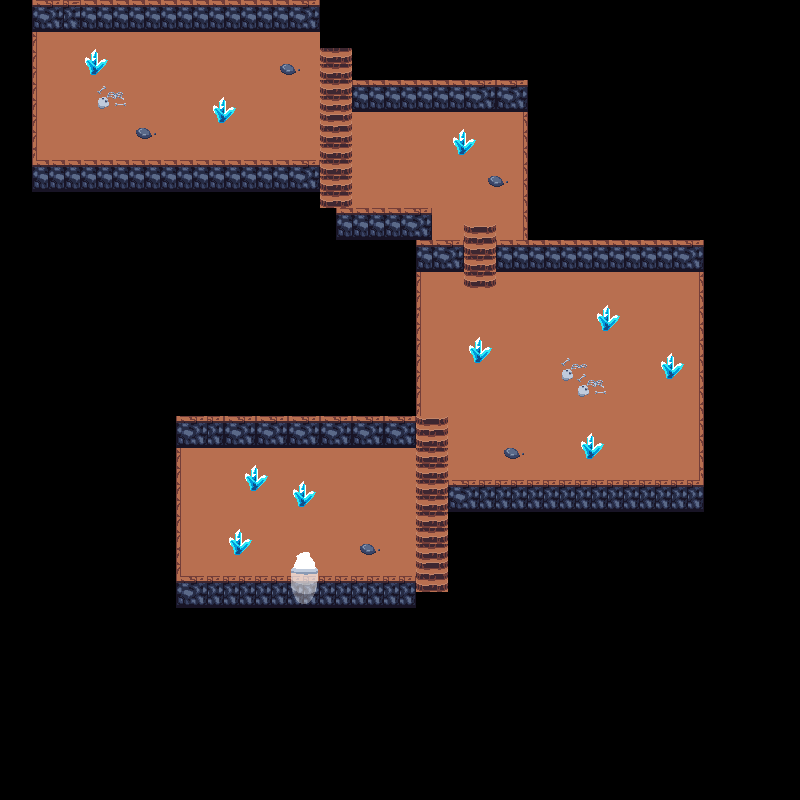

A level layout from a 2D game, rendered from its tile map. Below: a short description, then the map file with tile-grid data replaced by summaries:
An orthogonal 50x50 tile map with 16x16 px tiles, 3 tile layers (floor, stairs, decorations) and 40 objects (36x collision, legolas_path1, legolas_path2, exit_dungeon, spawn_dungeon).

<map version="1.9" tiledversion="1.9.2" orientation="orthogonal" renderorder="right-down" width="50" height="50" tilewidth="16" tileheight="16" infinite="0" nextlayerid="6" nextobjectid="43">
 <tileset firstgid="1" source="dungeon.tsx" />
 <layer id="1" name="floor" width="50" height="50">
  <data>[2500 cells, 774 non-empty, 22 distinct tile ids]</data>
 </layer>
 <layer id="2" name="stairs" width="50" height="50">
  <data>[2500 cells, 389 non-empty, 25 distinct tile ids]</data>
 </layer>
 <layer id="3" name="decorations" width="50" height="50">
  <data>[2500 cells, 79 non-empty, 20 distinct tile ids]</data>
 </layer>
 <objectgroup id="5" name="NPCPaths">
  <object id="40" name="legolas_path1" x="48.3333" y="63.6667" width="16" height="15.6667" />
  <object id="41" name="legolas_path2" x="48" y="127.667" width="16.3333" height="16.3333" />
 </objectgroup>
 <objectgroup id="4" name="Objects">
  <object id="1" name="collision" x="31.2945" y="0" width="287.34" height="29.872" />
  <object id="2" name="collision" x="30.6667" y="30.6667" width="6" height="128" />
  <object id="3" name="collision" x="31.3333" y="158" width="288" height="33.3333" />
  <object id="5" name="collision" x="352" y="80" width="176" height="32" />
  <object id="6" name="collision" x="520.667" y="112.667" width="6.66667" height="126" />
  <object id="7" name="collision" x="336.667" y="208.667" width="95.3333" height="30.6667" />
  <object id="8" name="collision" x="416.667" y="238.667" width="47.3333" height="33.3333" />
  <object id="9" name="collision" x="496" y="240" width="208" height="31.3333" />
  <object id="10" name="collision" x="699.333" y="272" width="4.66667" height="213.333" />
  <object id="11" name="collision" x="448" y="480" width="255.333" height="31.3333" />
  <object id="12" name="collision" x="415.333" y="273.333" width="6" height="142.667" />
  <object id="13" name="collision" x="176" y="415.333" width="238.667" height="32.6667" />
  <object id="14" name="collision" x="174.667" y="448.667" width="4.66667" height="126" />
  <object id="15" name="collision" x="176" y="574.667" width="240" height="32.6667" />
  <object id="16" name="collision" x="448" y="513.333" width="10.6667" height="78" />
  <object id="17" name="collision" x="417.333" y="592" width="30" height="7.33333" />
  <object id="18" name="collision" x="314" y="192.667" width="6" height="16" />
  <object id="19" name="collision" x="321.333" y="208" width="14.6667" height="8.66667" />
  <object id="20" name="collision" x="321.333" y="27.3333" width="6.66667" height="18.6667" />
  <object id="21" name="collision" x="320.667" y="38.6667" width="30.6667" height="8" />
  <object id="22" name="collision" x="353.333" y="48" width="8" height="32" />
  <object id="23" name="exit_dungeon" x="290.667" y="551.333" width="27.3333" height="55.3333" />
  <object id="24" name="spawn_dungeon" x="331.333" y="528.667">
   <point />
  </object>
  <object id="25" name="collision" x="243.333" y="464.667" width="24.6667" height="26.6667" />
  <object id="26" name="collision" x="290" y="479.333" width="25.3333" height="28.6667" />
  <object id="27" name="collision" x="227.333" y="527.333" width="24" height="28.6667" />
  <object id="28" name="collision" x="357.333" y="541.333" width="19.3333" height="13.3333" />
  <object id="29" name="collision" x="503.333" y="444" width="16.6667" height="14.6667" />
  <object id="30" name="collision" x="468" y="336" width="23.3333" height="27.3333" />
  <object id="31" name="collision" x="580" y="431.333" width="24" height="29.3333" />
  <object id="32" name="collision" x="596.667" y="303.333" width="23.3333" height="27.3333" />
  <object id="33" name="collision" x="660" y="354" width="24.6667" height="28" />
  <object id="34" name="collision" x="450" y="128.667" width="25.3333" height="28" />
  <object id="35" name="collision" x="485.333" y="170" width="18" height="16.6667" />
  <object id="36" name="collision" x="82.6667" y="49.3333" width="24.6667" height="26.6667" />
  <object id="37" name="collision" x="210.667" y="96" width="23.3333" height="27.3333" />
  <object id="38" name="collision" x="131.333" y="125.333" width="22" height="14" />
  <object id="39" name="collision" x="279.333" y="60" width="18" height="16" />
 </objectgroup>
</map>
